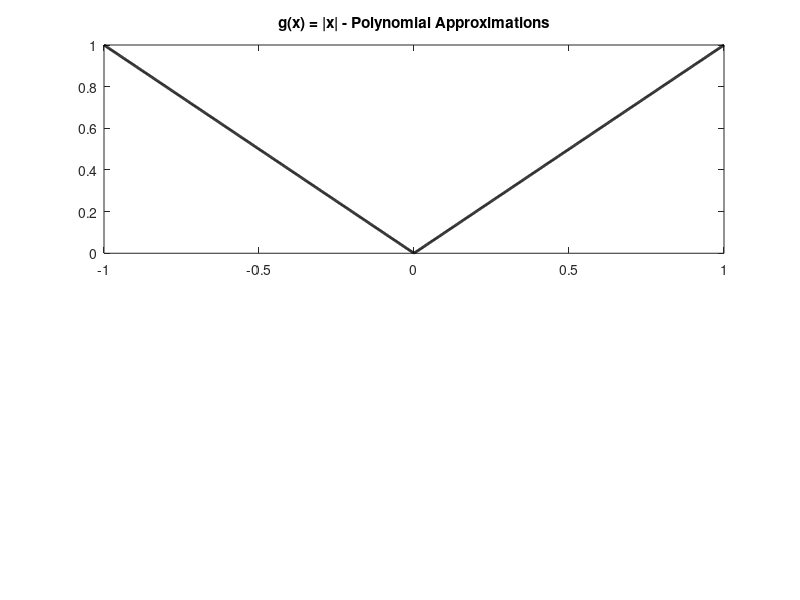

Write MATLAB code to recreate this figure. (Note: this script raises an error after producing the figure.)
function least_squares_abs_x()
    % Define the function
    g = @(x) abs(x);
    
    % Define the domain
    domain = [-1, 1];
    
    % Define the degrees for approximation
    degrees = [2, 4, 6, 8];
    
    % Plot the function and its approximations
    plot_approximations(g, 'g(x) = |x|', domain, degrees);
    
    % Compute and display error metrics
    compute_error_metrics(g, domain, degrees);
end

function plot_approximations(f, f_name, domain, degrees)
    figure('Name', f_name, 'NumberTitle', 'off', 'Position', [100, 100, 1200, 800]);
    
    x = linspace(domain(1), domain(2), 1000);
    y = f(x);
    
    % Plot original function
    subplot(2, 1, 1);
    plot(x, y, 'k-', 'LineWidth', 2);
    hold on;
    title([f_name, ' - Polynomial Approximations']);
    
    % Compute and plot polynomial approximations
    for n = degrees
        coeffs = least_squares_polynomial(f, domain(1), domain(2), n);
        y_approx = polyval(flip(coeffs), x);
        plot(x, y_approx, 'LineWidth', 1.5);
    end
    
    legend(['Original', arrayfun(@(n) ['n = ', num2str(n)], degrees, 'UniformOutput', false)]);
    hold off;
    
    % Plot original function
    subplot(2, 1, 2);
    plot(x, y, 'k-', 'LineWidth', 2);
    hold on;
    title([f_name, ' - Trigonometric Approximations']);
    
    % Compute and plot trigonometric approximations
    for n = degrees
        coeffs = least_squares_trig(f, domain(1), domain(2), n);
        y_approx = trig_approx(coeffs, x, domain(1), domain(2));
        plot(x, y_approx, 'LineWidth', 1.5);
    end
    
    legend(['Original', arrayfun(@(n) ['n = ', num2str(n)], degrees, 'UniformOutput', false)]);
    hold off;
end

function coeffs = least_squares_polynomial(f, a, b, n)
    % Create the matrix A and vector b
    A = zeros(n+1, n+1);
    b = zeros(n+1, 1);
    
    for i = 1:n+1
        for j = 1:n+1
            A(i,j) = integral(@(x) x.^(i+j-2), a, b);
        end
        b(i) = integral(@(x) f(x) .* x.^(i-1), a, b);
    end
    
    % Solve the system Ax = b
    coeffs = A \ b;
end

function coeffs = least_squares_trig(f, a, b, n)
    % Create the matrix A and vector b
    A = zeros(2*n+1, 2*n+1);
    b = zeros(2*n+1, 1);
    
    L = (b - a) / 2;
    c = (a + b) / 2;
    
    for i = 1:2*n+1
        for j = 1:2*n+1
            if i == 1 && j == 1
                A(i,j) = 2*L;
            elseif i <= n+1 && j <= n+1
                A(i,j) = integral(@(x) cos((i-1)*pi*x/L) .* cos((j-1)*pi*x/L), -L, L);
            elseif i <= n+1 && j > n+1
                A(i,j) = integral(@(x) cos((i-1)*pi*x/L) .* sin((j-n-1)*pi*x/L), -L, L);
            elseif i > n+1 && j <= n+1
                A(i,j) = integral(@(x) sin((i-n-1)*pi*x/L) .* cos((j-1)*pi*x/L), -L, L);
            else
                A(i,j) = integral(@(x) sin((i-n-1)*pi*x/L) .* sin((j-n-1)*pi*x/L), -L, L);
            end
        end
        
        if i == 1
            b(i) = integral(@(x) f(x+c), -L, L);
        elseif i <= n+1
            b(i) = integral(@(x) f(x+c) .* cos((i-1)*pi*x/L), -L, L);
        else
            b(i) = integral(@(x) f(x+c) .* sin((i-n-1)*pi*x/L), -L, L);
        end
    end
    
    % Solve the system Ax = b
    coeffs = A \ b;
end

function y = trig_approx(coeffs, x, a, b)
    n = (length(coeffs) - 1) / 2;
    L = (b - a) / 2;
    c = (a + b) / 2;
    x_shifted = x - c;
    
    y = coeffs(1) / 2;
    for k = 1:n
        y = y + coeffs(k+1) * cos(k*pi*x_shifted/L) + coeffs(n+k+1) * sin(k*pi*x_shifted/L);
    end
end

function compute_error_metrics(f, domain, degrees)
    x = linspace(domain(1), domain(2), 1000);
    y = f(x);
    
    fprintf('Error Metrics:\n');
    fprintf('%-10s %-15s %-15s %-15s %-15s\n', 'n', 'Poly Max Error', 'Poly L2 Error', 'Trig Max Error', 'Trig L2 Error');
    
    for n = degrees
        % Polynomial approximation
        coeffs_poly = least_squares_polynomial(f, domain(1), domain(2), n);
        y_poly = polyval(flip(coeffs_poly), x);
        max_error_poly = max(abs(y - y_poly));
        l2_error_poly = sqrt(trapz(x, (y - y_poly).^2));
        
        % Trigonometric approximation
        coeffs_trig = least_squares_trig(f, domain(1), domain(2), n);
        y_trig = trig_approx(coeffs_trig, x, domain(1), domain(2));
        max_error_trig = max(abs(y - y_trig));
        l2_error_trig = sqrt(trapz(x, (y - y_trig).^2));
        
        fprintf('%-10d %-15.6e %-15.6e %-15.6e %-15.6e\n', n, max_error_poly, l2_error_poly, max_error_trig, l2_error_trig);
    end
end